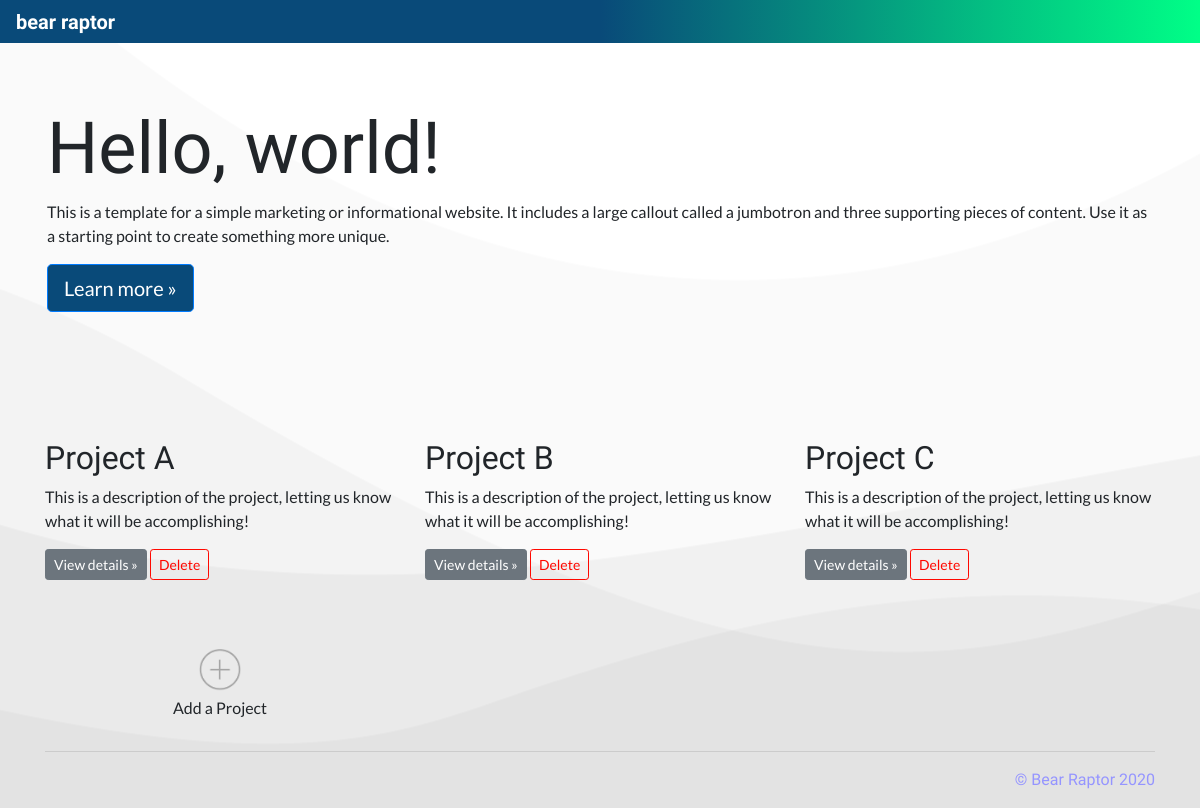
Before: / with the older database file.
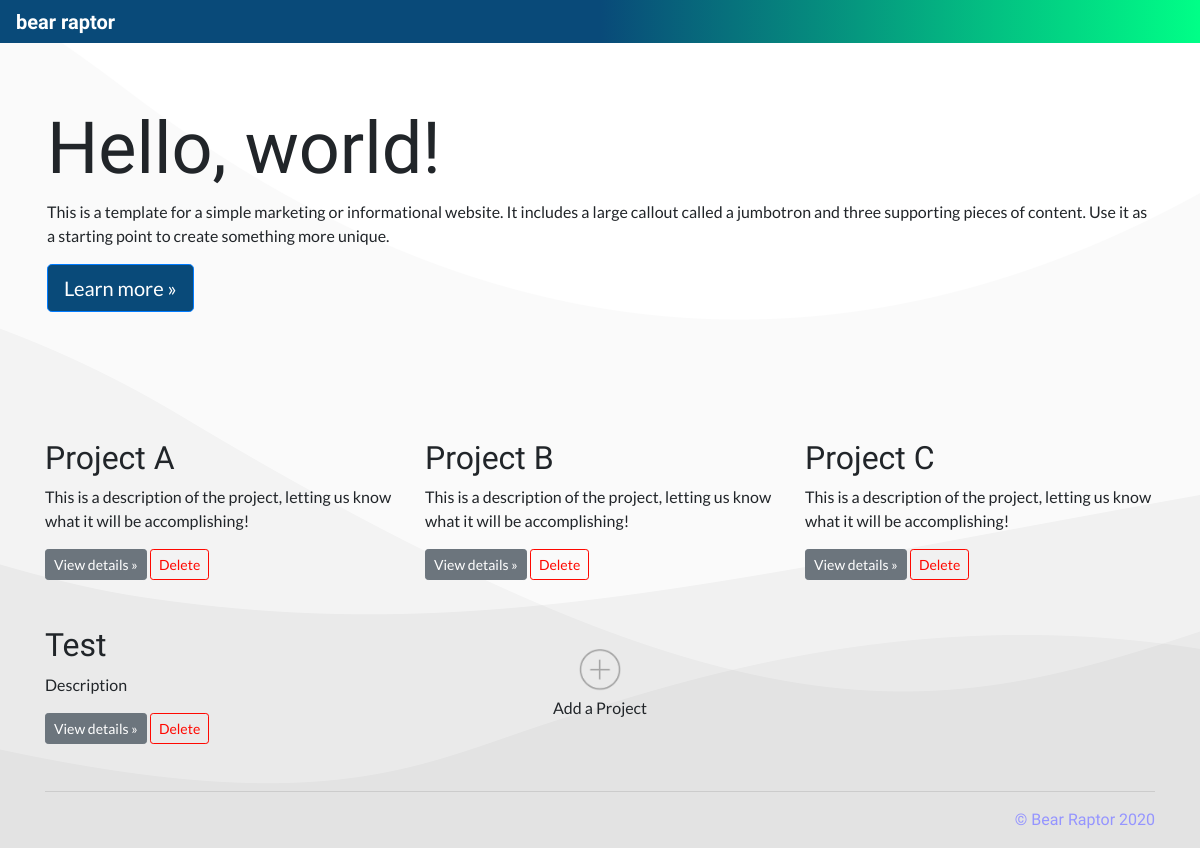
After: the same page with the newer database file.
### database_setup.py (models this page shows, shortened)
class Project(Base):
    __tablename__ = 'project'
    id = Column(Integer, primary_key=True)
    title = Column(String(250), nullable=False)
    shortname = Column(String(25), nullable=False)
    description = Column(String(500))
    status = Column(String(50), nullable=False)

### app.py (the view)
@app.route('/')
def mainPage():
    projects = session.query(Project).all()
    return render_template('main.html', projects=projects)

### templates/main.html (shortened to what this page needs)
<!doctype html>
<html lang="en">
  {% include "head.html" %}
  <body>
    {% include "menu.html" %}
    <main role="main">
      <div class="jumbotron">
        <div class="container">
          <h1 class="display-3">Hello, world!</h1>
          <p>This is a template for a simple marketing or informational website. It includes a large callout called a jumbotron and three supporting pieces of content. Use it as a starting point to create something more unique.</p>
          <p><a class="btn btn-primary btn-lg" href="#" role="button">Learn more &raquo;</a></p>
        </div>
      </div>
      <div class="container">
        <div class="row">
          {% for i in projects %}
            <div class="col-md-4 project-card">
              <h2>{{i.title}}</h2>
              <p>{{i.description}}</p>
              <p>
                <a class="btn btn-secondary btn-sm" href="{{url_for('projectDash', project_id=i.id)}}" role="button">View details &raquo;</a>
                <a class="btn btn-outline-danger btn-sm" href="{{url_for('confirmDelete', project_id=i.id, type='Project', type_id=i.id)}}" role="button">Delete</a>
              </p>
            </div>
          {% endfor %}
          <div class="col-md-4 project-card">
            <center>
              <a type="button" data-toggle="modal" data-target="#create-project" href="#create-project">
                <img src="../../static/images/plus.png" width="15%" style="padding-top:5%">
              </a>
              <p class="card-text">
                Add a Project
              </p>
            </center>
          </div>
        </div>
        <hr>
      </div>
    </main>
    {% include "footer.html" %}
  </body>
</html>

### templates/head.html (shortened to what this page needs)
<head>
  <link rel="stylesheet" href="https://stackpath.bootstrapcdn.com/bootstrap/4.5.0/css/bootstrap.min.css">
  <link rel="stylesheet" href="../../../../../../static/styles-fix.css">
</head>

### templates/menu.html (shortened to what this page needs)
<nav class="navbar navbar-expand-md navbar-dark fixed-top bg-dark">
  <a class="navbar-brand bear-raptor" href="{{url_for('mainPage')}}"><b>bear raptor</b></a>
</nav>

### templates/footer.html (shortened to what this page needs)
<footer class="container">
  <p class="bear-raptor bear-footer float-right">&copy; Bear Raptor 2020</p>
</footer>

### static/styles-fix.css (style rules this page uses)
body { padding-top: 2.6rem; font-family: 'Lato', sans-serif; background-image: url(images/wave.png); background-repeat: no-repeat; background-position: bottom; }
h1, h2, h3, h4 { font-family: 'Marcellus', serif; }
.bg-dark { background: linear-gradient(90deg, rgba(9,74,121,1) 0%, rgba(9,74,121,1) 50%, rgba(0,255,135,1) 100%); }
.navbar { padding: .1rem 1rem; }
.bear-raptor { font-family: 'Cedarville Cursive', cursive; }
.bear-footer { color: #9595ff; }
.btn-outline-danger { color: #ff0800; border-color: #ff0800; }
.btn-primary { background-color: rgba(9,74,121,1); }
.jumbotron { border-radius: 0rem; background-color: transparent; }
.project-card { padding: 15px; }

Changed rows visible on the page:
added Project: title "Test", description "Description"
